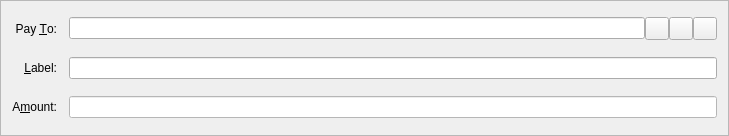
<?xml version="1.0" encoding="UTF-8"?>
<ui version="4.0">
 <class>SendCoinsEntry</class>
 <widget class="QFrame" name="SendCoinsEntry">
  <property name="geometry">
   <rect>
    <x>0</x>
    <y>0</y>
    <width>729</width>
    <height>136</height>
   </rect>
  </property>
  <property name="windowTitle">
   <string>Form</string>
  </property>
  <property name="frameShape">
   <enum>QFrame::StyledPanel</enum>
  </property>
  <property name="frameShadow">
   <enum>QFrame::Sunken</enum>
  </property>
  <layout class="QGridLayout" name="gridLayout">
   <property name="spacing">
    <number>12</number>
   </property>
   <item row="5" column="0">
    <widget class="QLabel" name="label">
     <property name="text">
      <string>A&amp;mount:</string>
     </property>
     <property name="alignment">
      <set>Qt::AlignRight|Qt::AlignTrailing|Qt::AlignVCenter</set>
     </property>
     <property name="buddy">
      <cstring>payAmount</cstring>
     </property>
    </widget>
   </item>
   <item row="3" column="0">
    <widget class="QLabel" name="label_2">
     <property name="text">
      <string>Pay &amp;To:</string>
     </property>
     <property name="alignment">
      <set>Qt::AlignRight|Qt::AlignTrailing|Qt::AlignVCenter</set>
     </property>
     <property name="buddy">
      <cstring>payTo</cstring>
     </property>
    </widget>
   </item>
   <item row="5" column="1">
    <widget class="BitcoinAmountField" name="payAmount">
     <property name="styleSheet">
      <string notr="true">background-color: rgb(255, 255, 255);
color: rgb(0, 0, 0);</string>
     </property>
    </widget>
   </item>
   <item row="4" column="1">
    <layout class="QHBoxLayout" name="horizontalLayout_2">
     <property name="spacing">
      <number>0</number>
     </property>
     <item>
      <widget class="QValidatedLineEdit" name="addAsLabel">
       <property name="enabled">
        <bool>true</bool>
       </property>
       <property name="toolTip">
        <string>Enter a label for this address to add it to your address book</string>
       </property>
      </widget>
     </item>
    </layout>
   </item>
   <item row="4" column="0">
    <widget class="QLabel" name="label_4">
     <property name="text">
      <string>&amp;Label:</string>
     </property>
     <property name="alignment">
      <set>Qt::AlignRight|Qt::AlignTrailing|Qt::AlignVCenter</set>
     </property>
     <property name="buddy">
      <cstring>addAsLabel</cstring>
     </property>
    </widget>
   </item>
   <item row="3" column="1">
    <layout class="QHBoxLayout" name="payToLayout">
     <property name="spacing">
      <number>0</number>
     </property>
     <item>
      <widget class="QValidatedLineEdit" name="payTo">
       <property name="toolTip">
        <string>The address to send the payment to</string>
       </property>
       <property name="maxLength">
        <number>34</number>
       </property>
      </widget>
     </item>
     <item>
      <widget class="QToolButton" name="addressBookButton">
       <property name="toolTip">
        <string>Choose address from address book</string>
       </property>
       <property name="text">
        <string/>
       </property>
       <property name="icon">
        <iconset resource="../bitcoin.qrc">
         <normaloff>:/icons/address-book</normaloff>:/icons/address-book</iconset>
       </property>
       <property name="shortcut">
        <string>Alt+A</string>
       </property>
      </widget>
     </item>
     <item>
      <widget class="QToolButton" name="pasteButton">
       <property name="toolTip">
        <string>Paste address from clipboard</string>
       </property>
       <property name="text">
        <string/>
       </property>
       <property name="icon">
        <iconset resource="../bitcoin.qrc">
         <normaloff>:/icons/editpaste</normaloff>:/icons/editpaste</iconset>
       </property>
       <property name="shortcut">
        <string>Alt+P</string>
       </property>
      </widget>
     </item>
     <item>
      <widget class="QToolButton" name="deleteButton">
       <property name="toolTip">
        <string>Remove this recipient</string>
       </property>
       <property name="text">
        <string/>
       </property>
       <property name="icon">
        <iconset resource="../bitcoin.qrc">
         <normaloff>:/icons/remove</normaloff>:/icons/remove</iconset>
       </property>
      </widget>
     </item>
    </layout>
   </item>
  </layout>
 </widget>
 <customwidgets>
  <customwidget>
   <class>BitcoinAmountField</class>
   <extends>QLineEdit</extends>
   <header>bitcoinamountfield.h</header>
   <container>1</container>
  </customwidget>
  <customwidget>
   <class>QValidatedLineEdit</class>
   <extends>QLineEdit</extends>
   <header>qvalidatedlineedit.h</header>
  </customwidget>
 </customwidgets>
 <resources>
  <include location="../bitcoin.qrc"/>
 </resources>
 <connections/>
</ui>
